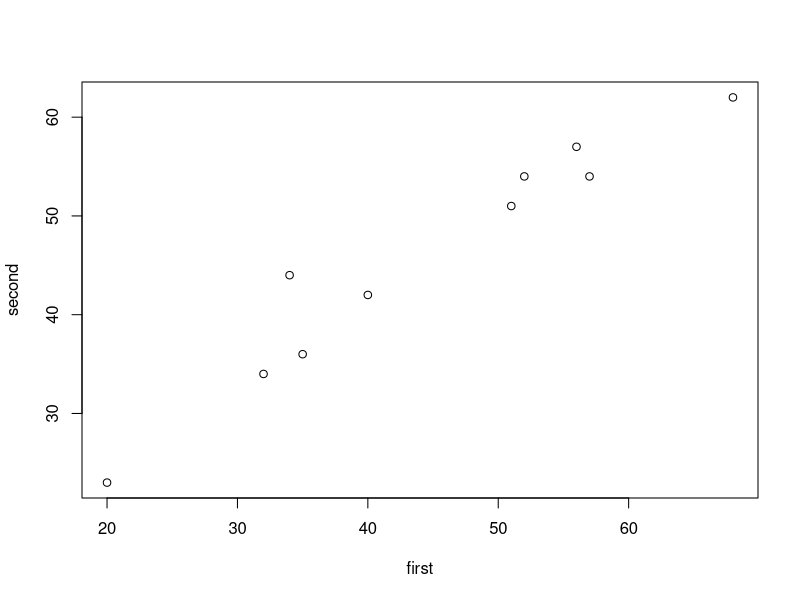

R code for this plot:
first=c(20,32,35,34,40,51,52,56,57,68)
second=c(23,34,36,44,42,51,54,57,54,62)
data=cbind(first,second)
cor(data)
plot(data)
sd(data)/sqrt(10)
I=c(0.05/2, 1-0.05/2) 
I

data_a=cbind(first+30,second)
data_b=cbind(first,second*100)
cor(data_a)
cor(data_b)